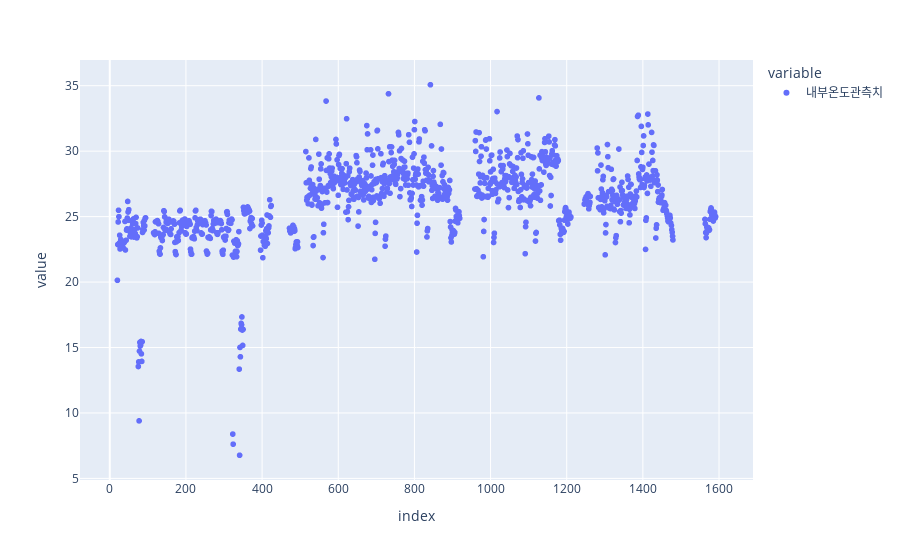
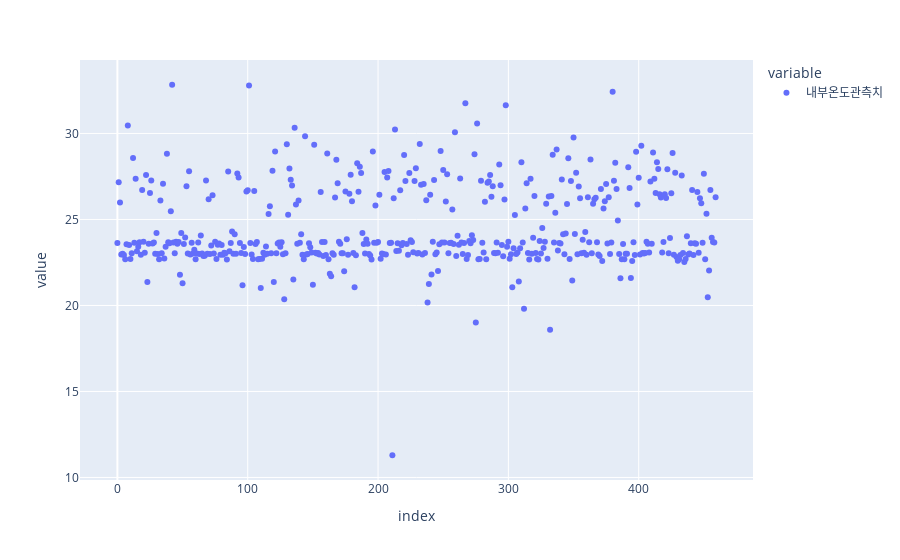
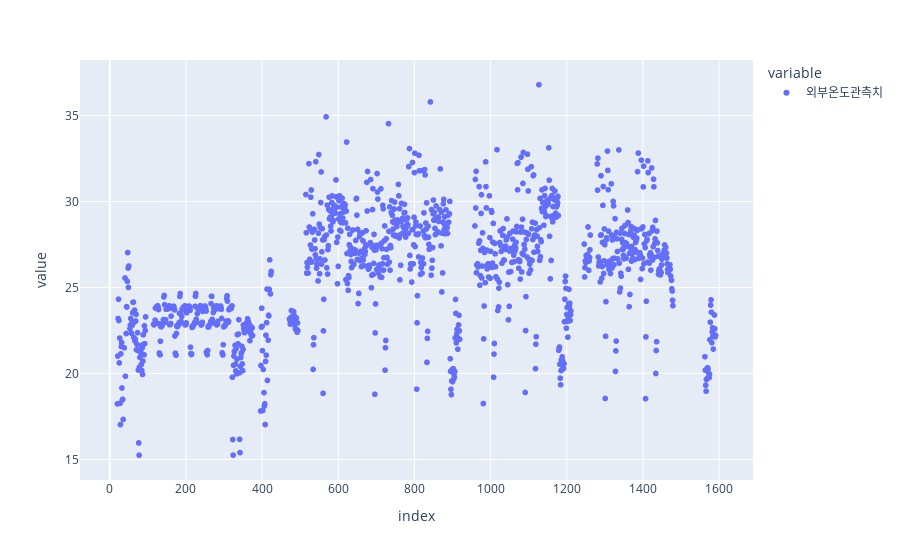
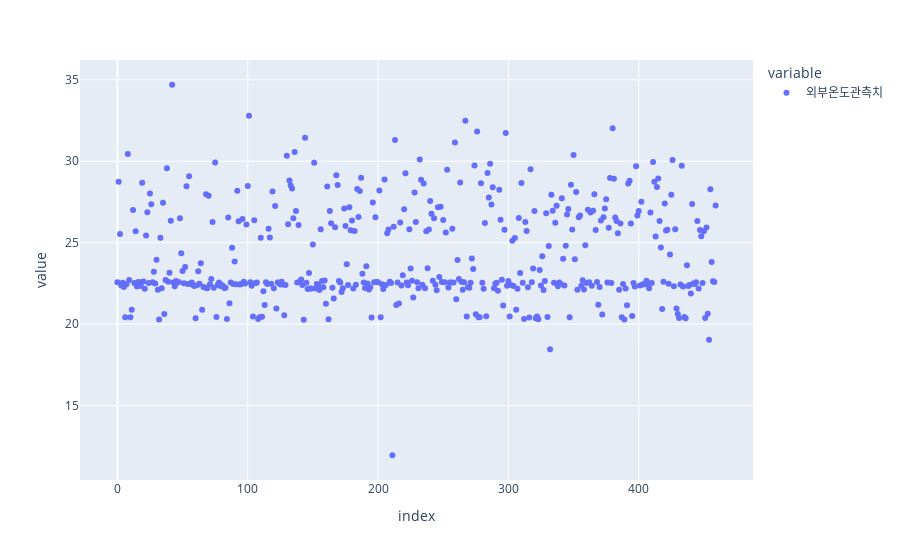

The notebook cell these images were saved under, in order:
### Code cell
train_df = train_df[train_df['CO2관측치'] > 0]
train_df = train_df[train_df['최근분무량'] > 0]

firstfeats = ['내부온도관측치', '외부온도관측치', '내부습도관측치', '외부습도관측치', 'CO2관측치', 'EC관측치','최근분무량']

secondfeats = ['냉방온도', '냉방부하','난방온도', '난방부하', '비율']

thirdfeats = ['화이트 LED동작강도', '레드 LED동작강도', '블루 LED동작강도', '총추정광량', '백색광추정광량', '적색광추정광량', '청색광추정광량']

for feat in firstfeats:

    fig = px.scatter(train_df[feat], hover_name=train_df["이미지"])
    fig.show()
    fig = px.scatter(test_df[feat], hover_name=test_df["이미지"])
    fig.show()

what = train_df[train_df['최근분무량'] < -1]
what

### Figure 1 — Plotly figure (JSON) as saved in the notebook; plotly's stock layout.template omitted (floating-point values rounded to 4 significant figures; data arrays with more than 128 entries replaced by an {"elided": "..."} marker saying what was removed)
{"data": [{"hovertemplate": "<b>%{hovertext}</b><br><br>variable=내부온도관측치<br>index=%{x}<br>value=%{y}<extra></extra>", "hovertext": {"elided": "1215 str values"}, "legendgroup": "내부온도관측치", "marker": {"color": "#636efa", "symbol": "circle"}, "mode": "markers", "name": "내부온도관측치", "showlegend": true, "type": "scattergl", "x": {"elided": "1215 int values"}, "xaxis": "x", "y": {"elided": "1215 float values"}, "yaxis": "y"}], "layout": {"legend": {"title": {"text": "variable"}, "tracegroupgap": 0}, "margin": {"t": 60}, "xaxis": {"anchor": "y", "domain": [0, 1], "title": {"text": "index"}}, "yaxis": {"anchor": "x", "domain": [0, 1], "title": {"text": "value"}}}}

### Figure 2 — Plotly figure (JSON) as saved in the notebook; plotly's stock layout.template omitted (floating-point values rounded to 4 significant figures; data arrays with more than 128 entries replaced by an {"elided": "..."} marker saying what was removed)
{"data": [{"hovertemplate": "<b>%{hovertext}</b><br><br>variable=내부온도관측치<br>index=%{x}<br>value=%{y}<extra></extra>", "hovertext": {"elided": "460 str values"}, "legendgroup": "내부온도관측치", "marker": {"color": "#636efa", "symbol": "circle"}, "mode": "markers", "name": "내부온도관측치", "orientation": "v", "showlegend": true, "type": "scatter", "x": {"elided": "460 int values"}, "xaxis": "x", "y": {"elided": "460 float values"}, "yaxis": "y"}], "layout": {"legend": {"title": {"text": "variable"}, "tracegroupgap": 0}, "margin": {"t": 60}, "xaxis": {"anchor": "y", "domain": [0, 1], "title": {"text": "index"}}, "yaxis": {"anchor": "x", "domain": [0, 1], "title": {"text": "value"}}}}

### Figure 3 — Plotly figure (JSON) as saved in the notebook; plotly's stock layout.template omitted (floating-point values rounded to 4 significant figures; data arrays with more than 128 entries replaced by an {"elided": "..."} marker saying what was removed)
{"data": [{"hovertemplate": "<b>%{hovertext}</b><br><br>variable=외부온도관측치<br>index=%{x}<br>value=%{y}<extra></extra>", "hovertext": {"elided": "1215 str values"}, "legendgroup": "외부온도관측치", "marker": {"color": "#636efa", "symbol": "circle"}, "mode": "markers", "name": "외부온도관측치", "showlegend": true, "type": "scattergl", "x": {"elided": "1215 int values"}, "xaxis": "x", "y": {"elided": "1215 float values"}, "yaxis": "y"}], "layout": {"legend": {"title": {"text": "variable"}, "tracegroupgap": 0}, "margin": {"t": 60}, "xaxis": {"anchor": "y", "domain": [0, 1], "title": {"text": "index"}}, "yaxis": {"anchor": "x", "domain": [0, 1], "title": {"text": "value"}}}}

### Figure 4 — Plotly figure (JSON) as saved in the notebook; plotly's stock layout.template omitted (floating-point values rounded to 4 significant figures; data arrays with more than 128 entries replaced by an {"elided": "..."} marker saying what was removed)
{"data": [{"hovertemplate": "<b>%{hovertext}</b><br><br>variable=외부온도관측치<br>index=%{x}<br>value=%{y}<extra></extra>", "hovertext": {"elided": "460 str values"}, "legendgroup": "외부온도관측치", "marker": {"color": "#636efa", "symbol": "circle"}, "mode": "markers", "name": "외부온도관측치", "orientation": "v", "showlegend": true, "type": "scatter", "x": {"elided": "460 int values"}, "xaxis": "x", "y": {"elided": "460 float values"}, "yaxis": "y"}], "layout": {"legend": {"title": {"text": "variable"}, "tracegroupgap": 0}, "margin": {"t": 60}, "xaxis": {"anchor": "y", "domain": [0, 1], "title": {"text": "index"}}, "yaxis": {"anchor": "x", "domain": [0, 1], "title": {"text": "value"}}}}
